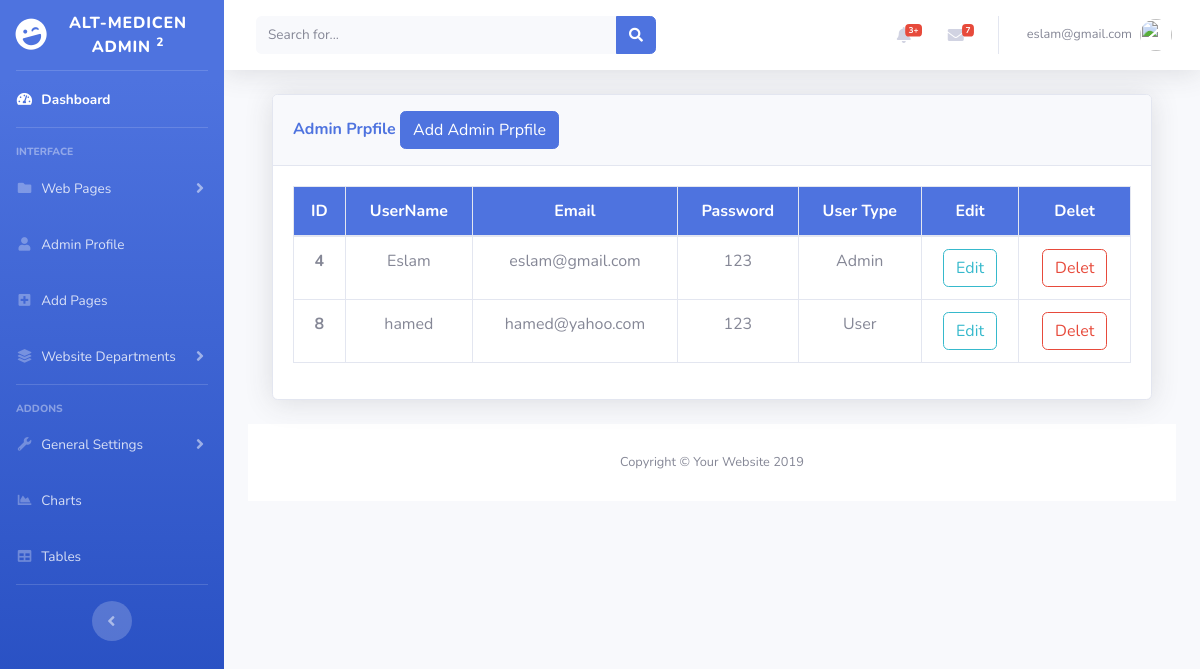
/register.php (signed in), run on the app's committed database.
### tables this page shows
CREATE TABLE `register` (
  `id` int(11) NOT NULL,
  `username` varchar(250) NOT NULL,
  `email` varchar(250) NOT NULL,
  `password` varchar(250) NOT NULL,
  `usertype` varchar(50) NOT NULL
);

### register.php (the view, shortened to what this page needs)
<?php
 include('includes/header.php');
 include('includes/navbar.php');
 include('includes/topbar.php');
 include('includes/dbconfig/dp.php');
?>
<div class='container-fluid'>
    <div class="card shadow mb-4">
        <div class="card-header py-3">
            <h6 class="m-0 font-weight-bold text-primary">Admin Prpfile
                <button type="button" class="btn btn-primary" data-toggle="modal" data-target="#adminprofile">
                   Add Admin Prpfile
                </button>
            </h6>
        </div>
        <div class="card-body">
            <div class="table-responsive">
            <?php
                $query     = "SELECT * FROM register";
                $query_run = mysqli_query($connection , $query);
            ?>
                <table class="table table-bordered" id="dataTable" width="100%" cellspacing="0">
                    <thead class="bg-primary text-white">
                        <tr class="text-center">
                        <th scope="col">ID</th>
                        <th scope="col">UserName</th>
                        <th scope="col">Email</th>
                        <th scope="col">Password</th>
                        <th scope="col">User Type</th>
                        <th scope="col"> Edit </th>
                        <th scope="col"> Delet </th>
                        </tr>
                    </thead>
                    <tbody>
                    <?php
                    if(mysqli_num_rows($query_run) > 0 ){
                        while($row = mysqli_fetch_assoc($query_run)){
                            ?>
                            <tr class="text-center">
                            <th scope="row"><?php echo $row['id']; ?></th>
                            <td><?php echo $row['username']; ?></td>
                            <td><?php echo $row['email']; ?></td>
                            <td><?php echo $row['password']; ?></td>
                            <td><?php echo $row['usertype']; ?></td>
                            <td>
                                <form action="register_edit.php" method="POST">
                                    <button type="submit" name="editbtn" class="btn btn-outline-info">Edit</button>
                                </form>
                            </td>
                            <td>
                                <form action="code.php" method="POST">
                                    <button type="submit" name="deletbtn" class="btn btn-outline-danger">Delet</button>
                                </form>
                            </td>
                            </tr>
                         <?php
                        }
                    }else{
                        echo "No Record Found";
                    }
                    ?>
                    </tbody>
                    </table>
            </div>
        </div>
    </div>
</div>
<?php
 include('includes/footer.php');
?>

### data on the page
register: id "4", username "Eslam", email "eslam@gmail.com", password "123", usertype "Admin"
register: id "8", username "hamed", email "hamed@yahoo.com", password "123", usertype "User"

### other printed values
$_SESSION['email'] "eslam@gmail.com"
